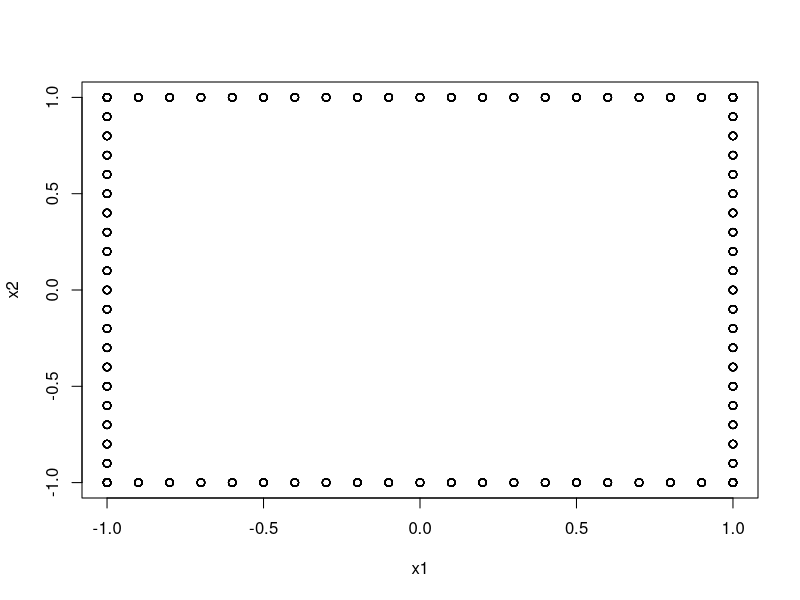
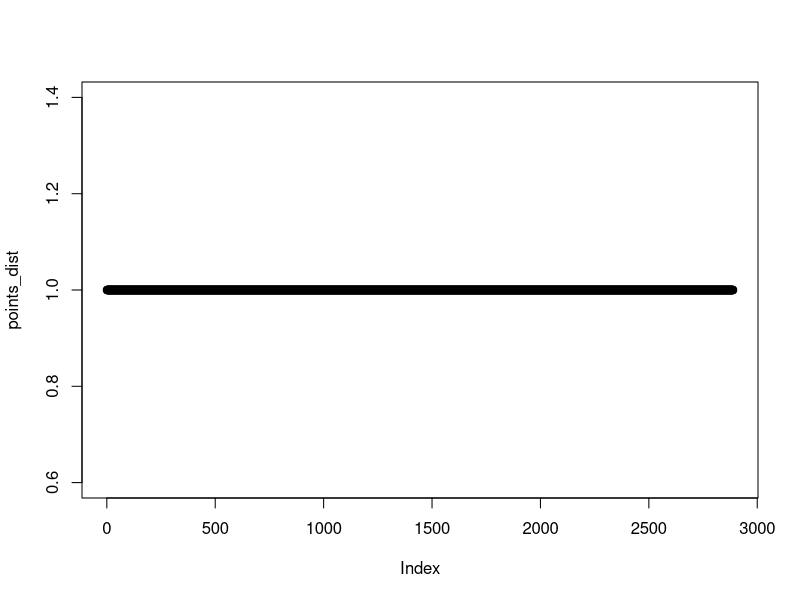

R code for these plots, in order:
### Lista 01 ###

#### Cap 1 ####

#### 1.12 ####

if (!require(mvtnorm)) install.packages("mvtnorm")
library(mvtnorm)

dist = function(P) {
  return(max(abs(P[1]), abs(P[2])))
}

#a) 
P = c(-3, 4)
P_dist = dist(P)
paste("Distance of P to the origin: " , P_dist)

#b) 
# Os pontos que terao distancia 1 da origem sao os que tem +-1 em uma das coordenadas 
#e um numero entre 0 e 1 (+-) na outra 
min = seq(from= -0.9, to = 0.9, by=0.1)
max = c(rep(1,19), rep(-1,19))

#Todas as combinacoes que geram dist = 1
x1 = c(min, max)
x2 = c(max, min)
points = as.matrix(expand.grid(x1 = x1, x2 = x2))
points = points[((abs(points[,"x1"])) == 1 | (abs(points[, "x2"]) == 1)),]

plot(points)

points_dist = apply(points, 1, dist)
plot(points_dist)

#c)

dist_gen = function(P){
  abs_values = sapply(P, abs)
  return(max(abs_values))
}

P_gen = c(2, -3, 5, -8)
dist_gen(P_gen)

#### 1.17 ####

data = read.table("../Wichern_data/T1-9.dat", sep = "\t")
head(data)
colnames(data) = c("Country", "100m", "200m", "400m", "800m", "1500m", "3000m", "Marathon")

x_barra = sapply(data[,2:8], mean)
x_barra

Sn = cov(data[2:8])
Sn

R = cor(data[2:8])
R

# Observa-se que entre distancias com metragem masi proxima, a correlacao eh maior
# enquanto grandes diferencas de distancia tem uma correlacao menor
# Max: 1500m - 3000m: 0.97
# Min: 100m - Marathon: 0.66

#### 1.18 ####

#Convertendo os tempos para metros/segundo

data2 = data
data2[,2] = sapply(data2[,2], function(x){100/x})
data2[,3] = sapply(data2[,3], function(x){200/x})
data2[,4] = sapply(data2[,4], function(x){400/x})
data2[,5] = sapply(data2[,5], function(x){800/(x*60)})
data2[,6] = sapply(data2[,6], function(x){1500/(x*60)})
data2[,7] = sapply(data2[,7], function(x){3000/(x*60)})
data2[,8] = sapply(data2[,8], function(x){42195/(x*60)})

data2

x_barra2 = sapply(data2[,2:8], mean)
x_barra2

Sn2 = cov(data2[2:8])
Sn2

R2 = cor(data2[2:8])
R2

#Observa-se o mesmo resultados para a variavel convertida para metros por segundo


#### Cap 2 ####

